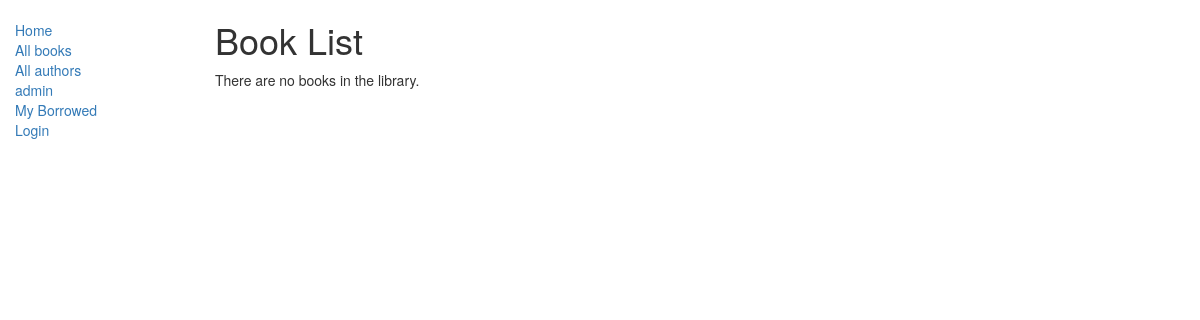
Page /catalog/books/ on the earlier database version.
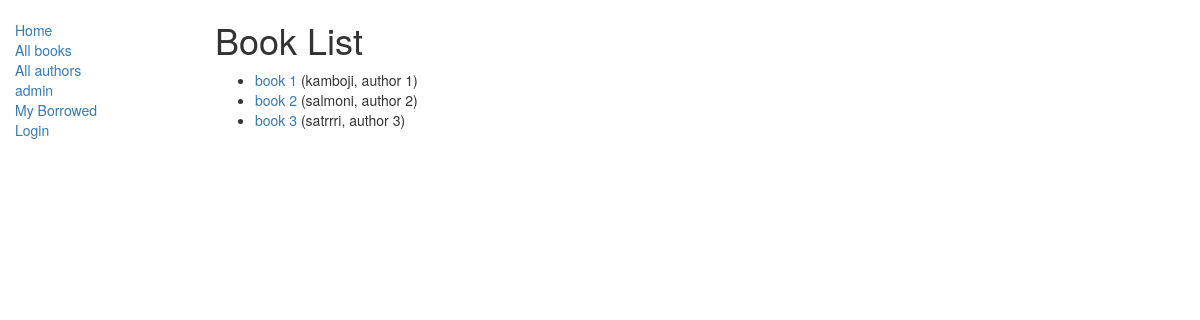
Same page on the later database version.
### catalog/models.py (models this page shows, shortened)
class Book(models.Model):
    title = models.CharField(max_length=200)
    author = models.ForeignKey('Author', on_delete=models.SET_NULL, null=True)
    summary = models.TextField(max_length=1000, help_text="Enter a brief description of the book")
    isbn = models.CharField('ISBN',max_length=13, help_text='13 Character <a href="https://www.isbn-international.org/content/what-isbn">ISBN number</a>')
    genre = models.ManyToManyField(Genre, help_text="Select a genre for this book")
    def get_absolute_url(self):
        return reverse('catalog:book-detail', args=[str(self.id)])

class Author(models.Model):
    first_name = models.CharField(max_length=100)
    last_name = models.CharField(max_length=100)
    date_of_birth = models.DateField('Brith',null=True, blank=True)
    date_of_death = models.DateField('Died', null=True, blank=True)
    def __str__(self):
        return '%s, %s' % (self.last_name, self.first_name)

### catalog/views.py (the view)
class BookListView(generic.ListView):
    template_name = "catalog/book_list.html"
    model = models.Book

### catalog/templates/catalog/book_list.html
{% extends "catalog/base_generic.html" %}
{% block content %}
    <h1>Book List</h1>
    {% if book_list %}
    <ul>
      {% for book in book_list %}
      <li>
        <a href="{{ book.get_absolute_url }}">{{ book.title }}</a> ({{book.author}})
      </li>
      {% endfor %}
    </ul>
    {% else %}
      <p>There are no books in the library.</p>
    {% endif %}
{% endblock %}

Differences in the rows shown:
added Book: title "book 1", author "kamboji, author 1"
added Book: title "book 2", author "salmoni, author 2"
added Book: title "book 3", author "satrrri, author 3"
Other differences:
text no longer shown: "There are no books in the library."
